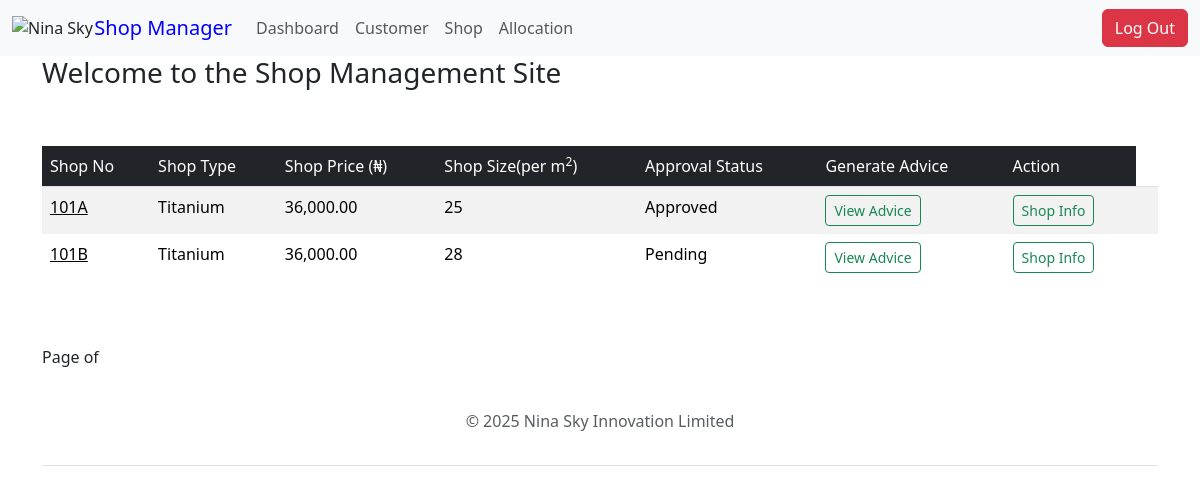
/shops/ (signed in), run on the app's committed database.
### shop/models.py (models this page shows, shortened)
class Shop(models.Model):
    Type = [
        ('Platinum', 'Platinum'),
        ('Titanium', 'Titanium'),
        ('Diamond', 'Diamond'),
        ('Premium', 'Premium'),
        ('Gold', 'Gold'),
        ('Silver', 'Silver'),
    ]
    Floor = [
        ('G', 'Ground Floor'),
        ('1', 'First Floor'),
        ('2', 'Second Floor'),
    ]
    STATUS = [
        ('vacant', 'Vacant'),
        ('allocated', 'Allocated'),
    ]
    name = models.CharField(max_length=255)
    type = models.CharField(max_length=10, choices=Type)
    price = models.DecimalField(max_digits=10, decimal_places=2)
    shop_price = models.DecimalField(max_digits=10, decimal_places=2, blank=True, null=True)
    new_shop_price = models.DecimalField(max_digits=10, decimal_places=2, blank=True, null=True)
    caution_fee = models.DecimalField(max_digits=12, decimal_places=2, default=100000.00)
    no = models.CharField(max_length=5, validators=[MinLengthValidator(4)], unique=True)
    address = models.CharField(max_length=300)
    floor = models.CharField(max_length=20, choices=Floor)
    size = models.IntegerField()
    status = models.CharField(max_length=10, choices=STATUS, default='vacant')
    is_paid = models.BooleanField(default=False)
    is_approved = models.BooleanField(default=False)
    class Meta:
        ordering = ["no"]
    @property
    def rent(self):
        return self.size * self.price
    @property
    def shop_price(self):
        result = self.rent * Decimal('1.075')
        return result.quantize(Decimal('0.01'), rounding=ROUND_HALF_UP)
    @property
    def shop_rent(self): # FOR OLD CUSTOMERS
        result = self.shop_price * Decimal('1.05')
        return result.quantize(Decimal('0.01'), rounding=ROUND_HALF_UP)

### shop/views.py (the view)
# urls.py: path('shops/', views.myshops, name="all-shops"),
@login_required
def myshops(request):
    all_shops = Shop.objects.all().order_by("no")
    context = {"all_shops": all_shops}
    return render(request, "shop/myshop.html", context)

### templates/shop/myshop.html (shortened to what this page needs)
{% extends 'base.html' %} {% block title %} Shop Management | Nina Sky Innovation Limited {% endblock %}
{% block content %}
<div class="container ml-3 mr-3">
    <div class ="row">
                    <div class="col-md-9">
                        <h3>Welcome to the Shop Management Site</h3>
                    </div>
                    <div class="col-md-3">
                    </div>
    </div>
    <br><br>
    <div class ="row">
            <div class="col-md-12">
                <table class="table  table-hover  table-striped table-borderless">
                    <thead class="table-dark border-bottom font-weight-bold">
                        <tr>
                            <td>Shop No</td>
                            <td>Shop Type</td>
                            <td>Shop Price (₦)</td>
                            <td>Shop Size(per m<sup>2</sup>)</td>
                            <td>Approval Status</td>
                            <td>Generate Advice</td>
                            <td>Action</td>
                        </tr>
                    </thead>
                    <tbody>
                        {% for shop in all_shops %}
                        <tr>
                        <td><a style="color: black;" href="{% url 'admin-edit-shop-form' shop.no %}">{{shop.no}}</a></td>
                        <td>{{shop.type}}</td>
                        <td>{{shop.price}}</td>
                        <td>{{shop.size}}</td>
                        {% if shop.is_approved %}
                        <td>Approved</td>
                        {% else %}
                        <td>Pending</td>
                        {% endif %}
                        <td>
                            <a href="{% url 'generate-shop-paymrnt-advice' shop.no %}" class="btn btn-outline-success btn-sm">
                            View Advice
                            </a>
                           </td>
                        <td>
                            <a href="{% url 'shop-detail' shop.no %}" class="btn btn-outline-success btn-sm">
                            Shop Info
                            </a>
                           </td>
                        <td>
                        </tr>
                        {% endfor %}
                    </tbody>
                    </table>
                    <br/></br>
                    Page {{ shops.number }} of {{ shops.pagintor.num_pages }}
                </div>
                </div>
        </div>
{% endblock %}

### data on the page
Shop: no "101A", type "Titanium", price "36,000.00", size "25", is_approved "Approved"
Shop: no "101B", type "Titanium", price "36,000.00", size "28", is_approved "Pending"
